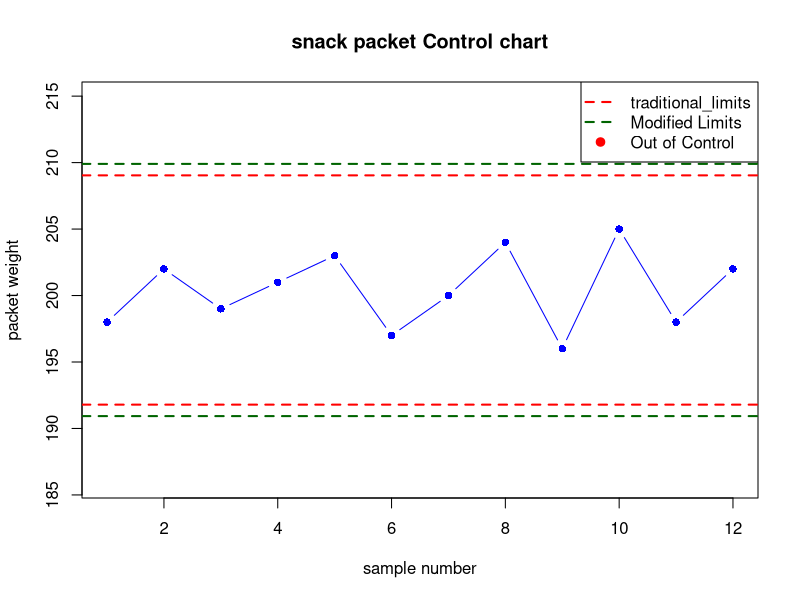

Write the R code that produced this figure.
# question 1
mu<- 15.02
sigma<-0.06
spec_lower<-14.85
spec_upper<-15.15
#compute natural tolerance
NTL_lower<- mu-3*sigma
NTL_upper<- mu+3*sigma
NTL_lower
NTL_upper
if(spec_lower<=NTL_lower & spec_upper>=NTL_upper){
  cat("The specification limits are safe as they include all natural variations")
}else{
  cat("warning: The specification limits may reject some acceptable wings")
  }

# question 2
sample_size=4
A2<- 0.729
# simulated sample data
set.seed(123)
Xbar<- rnorm(25,mean=30,sd=1.5)
R<- runif(25,min = 2, max=6)
Rbar<- mean(R)
#cal traditional CL
xbar_mean<- mean(Xbar)
UCL_trad<- xbar_mean + A2*Rbar
LCL_trad<- xbar_mean - A2*Rbar
# apply modification factor (10 % wider)
mod_factor<- 1.15
UCL_mod<- xbar_mean + mod_factor*A2*Rbar
LCL_mod<- xbar_mean - mod_factor*A2*Rbar
# print result
cat("traditional control limits: [",round(UCL_trad,2),",",round(LCL_trad),"],\n")
cat("Modification Control Limits: [", round(UCL_mod, 2),",",round(LCL_mod,2),"],\n")

# question 3
weights <- c(198, 202, 199, 201, 203, 197, 200, 204, 196, 205, 198, 202)
sample_size<- length(weights)
# Calculate mean and standard deviation
Xbar_mean<- mean(weights)
sigma<- sd(weights)
# Traditional control limits (±3σ) 
UCL_trad<- Xbar_mean + 3*sigma
LCL_trad<- Xbar_mean - 3*sigma
# Modified control limits (10% wider)
mod_factor<- 1.1
UCL_mod <- Xbar_mean + mod_factor * 3 * sigma 
LCL_mod <- Xbar_mean - mod_factor * 3 * sigma 
# Print control limits 
cat("Tradiional limits: [",round(LCL_trad,2),",",round(UCL_trad,2),"]\n")
cat("Modified Limits: [", round(LCL_mod, 2), ",", round(UCL_mod, 2), "]\n")
# Plot control chart 
plot(weights,type="b",pch=16,col='blue',ylim = c(LCL_mod-5, UCL_mod + 5),
     main = "snack packet Control chart", xlab='sample number', ylab = 'packet weight')
# Add control limits 
abline(h=c(UCL_trad,LCL_trad), col="red",lty=2,lwd=2)
abline(h = c(UCL_mod, LCL_mod), col = "darkgreen", lty = 2, lwd = 2) # Modified Limits 
# Identify out-of-control points
out_of_control<- which(weights>UCL_mod | weights<LCL_mod)
points(out_of_control,weights[out_of_control], col='red',pch=19,cex=1.5)
# legend
legend("topright", legend = c("traditional_limits", "Modified Limits", "Out of Control"),
       col = c("red","darkgreen","red"),lty=c(2,2,NA), pch=c(NA,NA,19),lwd=2)


